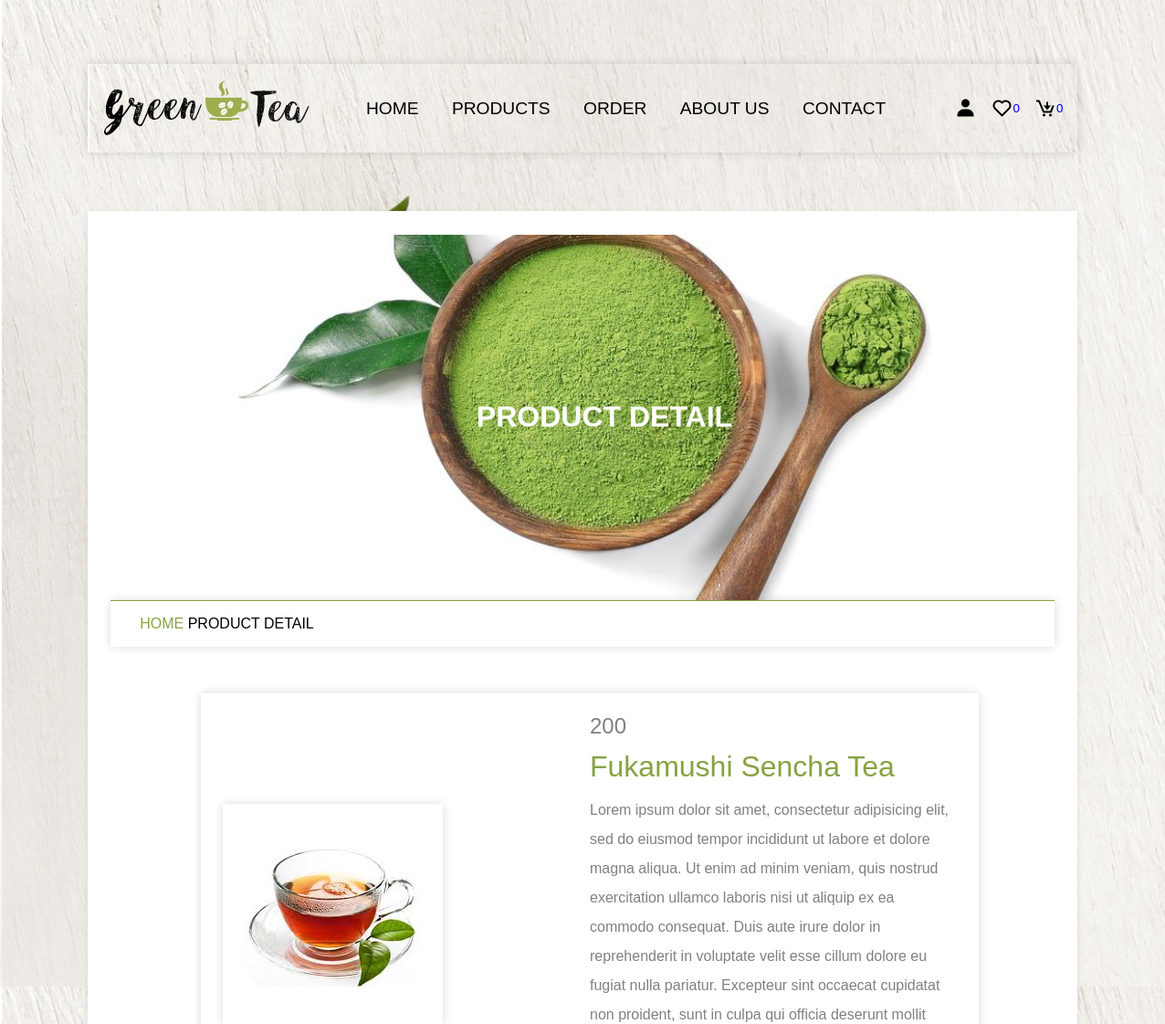
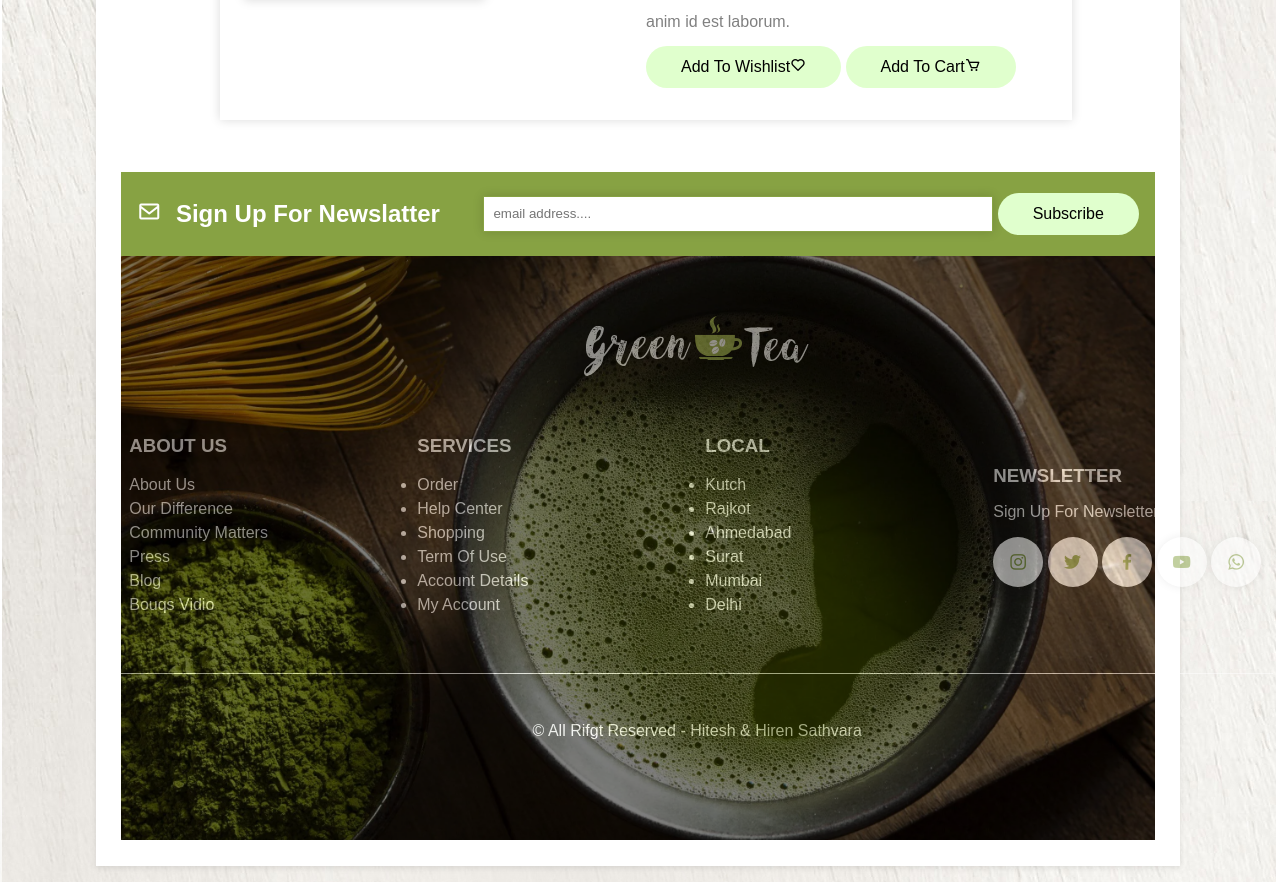
Screenshot of /view_page.php?pid=1 with the database file from the repository (2 pictures, top to bottom).
### tables this page shows
CREATE TABLE `products` (
  `id` int(20) NOT NULL,
  `name` varchar(250) NOT NULL,
  `price` decimal(50,0) NOT NULL,
  `image` blob NOT NULL,
  `product_detail` varchar(1000) NOT NULL,
  `status` varchar(100) NOT NULL
);

### view_page.php (the view, shortened to what this page needs)
<?php
    include 'components/connection.php';
?>
<!DOCTYPE html>
<html lang="en">
<head>
	<link href='https://unpkg.com/boxicons@2.1.4/css/boxicons.min.css' rel='stylesheet'>
</head>
<body>
	<?php include 'components/header.php'; ?>
	<div class="main">
		<div class="banner">
			<h1>Product detail</h1>
		</div>
		<div class="title2">
			<a href="home.php">Home</a><span> Product detail</span>
		</div>
		<section class="view_page">
			<?php
				if (isset($_GET['pid'])) {
					$pid = $_GET['pid'];
					$select_products = $conn->prepare("SELECT * FROM `products` WHERE id = ?");
					$select_products->execute([$pid]);
					if ($select_products->rowCount() > 0) {
						while($fetch_products = $select_products->fetch(PDO::FETCH_ASSOC)) {
			?>
		<form method="post">
			<img src="<?php echo $fetch_products['image']; ?>">
			<div class="detail">
				<div class="price"><?php echo $fetch_products['price']; ?></div>
				<div class="name"><?php echo $fetch_products['name']; ?></div>
				<div class="detail">
					<p>Lorem ipsum dolor sit amet, consectetur adipisicing elit, sed do eiusmod tempor
					incididunt ut labore et dolore magna aliqua. Ut enim ad minim veniam, quis nostrud
					exercitation ullamco laboris nisi ut aliquip ex ea commodo consequat. Duis aute irure
					dolor in reprehenderit in voluptate velit esse cillum dolore eu fugiat nulla pariatur.
					Excepteur sint occaecat cupidatat non proident, sunt in culpa qui officia deserunt mollit
					anim id est laborum.</p>
				</div>
				<div class="button">
					<button type="submit" name="add_to_wishlist" class="btn">add to wishlist<i class="bx bx-heart"></i></button>
					<button type="submit" name="add_to_cart" class="btn">add to cart<i class="bx bx-cart"></i></button>
				</div>
			</form>
			<?php
						}
					}
				}
			?>
		</section>
		<?php include 'components/footer.php'; ?>
	</div>
</body>
</html>

### rows the page displays
products: image (picture), price "200", name "Fukamushi Sencha Tea"
